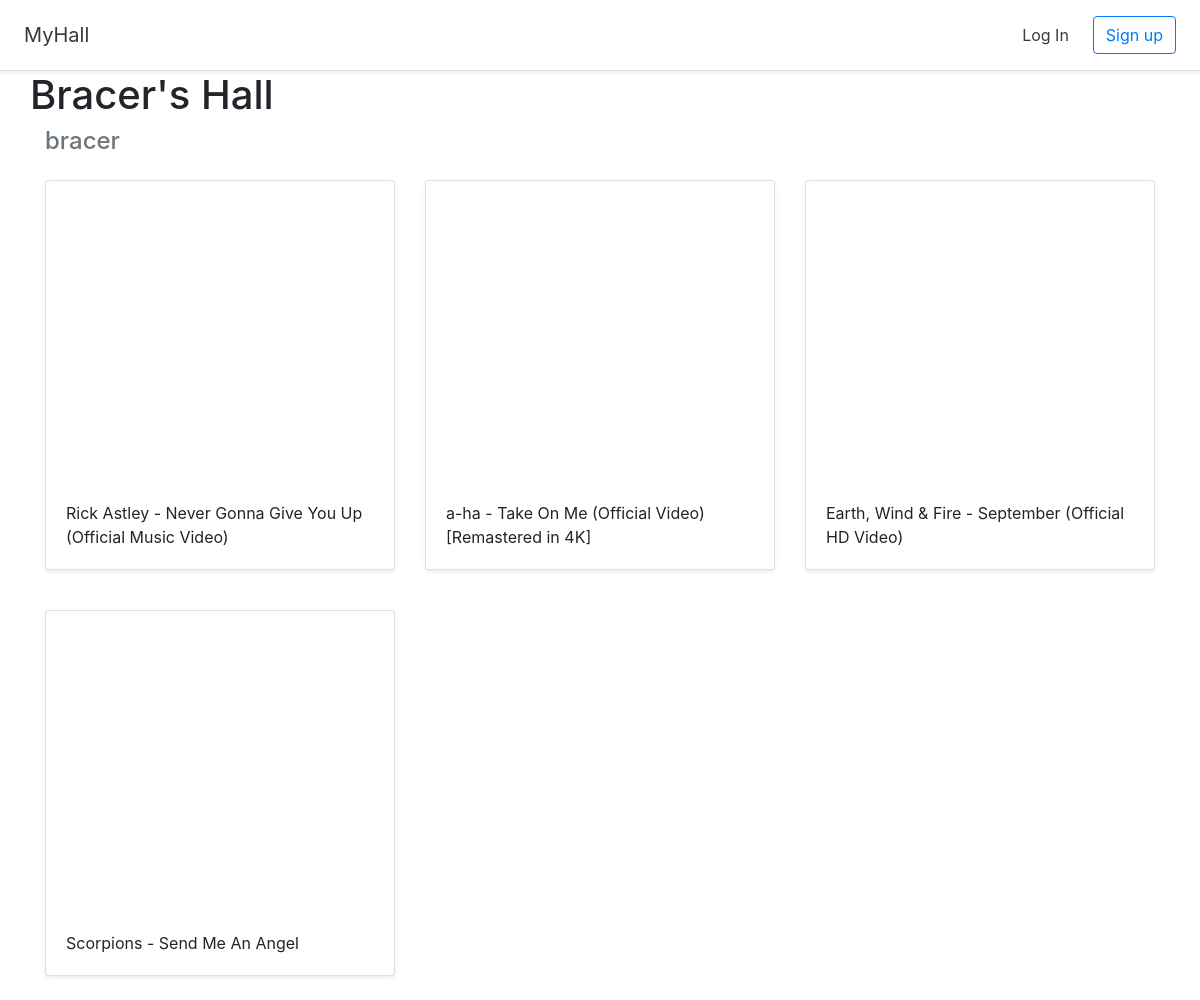
The app's page /halloffame/5 with its own data.
### core/models.py (models this page shows)
class Hall(models.Model):
    title = models.CharField(max_length=255)
    user = models.ForeignKey(User, on_delete=models.CASCADE)

class Video(models.Model):
    title = models.CharField(max_length=255)
    url = models.URLField()
    youtube_id = models.CharField(max_length=255)
    hall = models.ForeignKey(Hall, on_delete=models.CASCADE)

### core/views.py (the view)
# urls.py: path("halloffame/<int:pk>", DetailHall.as_view(), name="detail_hall"),
class DetailHall(generic.DetailView):
    model = Hall
    template_name = "halls/detail_hall.html"

### core/templates/halls/detail_hall.html
{% extends 'base.html' %}
{% load static %}
{% block content %}
    {% include 'halls/body_detail_hall.html' %}
{% endblock %}

### core/templates/halls/body_detail_hall.html (shortened to what this page needs)
<div class="container">
    <div class="row">
        <h1>{{ hall.title }}</h1>
    </div>
    <h4 class="text-muted">{{ hall.user.username }}</h4>
    <div class="row">
        {% for video in hall.video_set.all %}
        <div class="col-md-4 mt-3">
            <div class="card mb-4 shadow-sm">
                <iframe width="100%" height="300" src="https://www.youtube.com/embed/{{ video.youtube_id }}"
                    frameborder="0"
                    allow="accelerometer; autoplay; clipboard-write; encrypted-media; gyroscope; picture-in-picture"
                    allowfullscreen></iframe>
                <div class="card-body">
                    <p class="card-text">{{ video.title }}</p>
                </div>
            </div>
        </div>
        {% endfor %}
    </div>
</div>

### records on screen
Hall: title "Bracer's Hall", user.username "bracer"
Video: title "Rick Astley - Never Gonna Give You Up (Official Music Video)"
Video: title "a-ha - Take On Me (Official Video) [Remastered in 4K]"
Video: title "Earth, Wind & Fire - September (Official HD Video)"
Video: title "Scorpions - Send Me An Angel"
